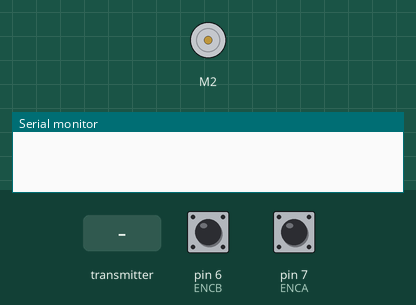
Simulated run of this sketch. Board: Arduino Uno, built with avr-gcc and run on an emulated ATmega328P. Parts: DC motor (green arrow = forward, orange = backward, longer = faster), the last lines printed to the serial monitor. Inputs (shaded band) come from the test bench; at power-on: pin 6 (ENCB) HIGH, pin 7 (ENCA) HIGH. EEPROM starts erased; no radio packets arrive unless stated.

Above: at 1.2 s.
1.3 s: the transmitter starts sending POWER = 256
At 2.1 s:
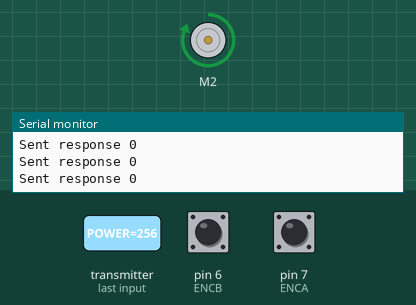
2.8 s: the transmitter starts sending POWER = 0
At 3.4 s:
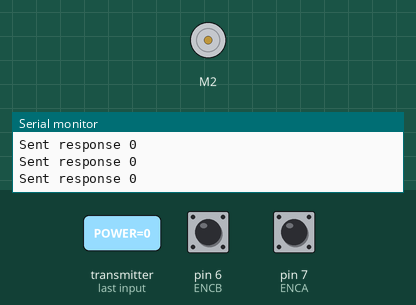
4.3 s: the transmitter starts sending POWER = 512
At 5.6 s:
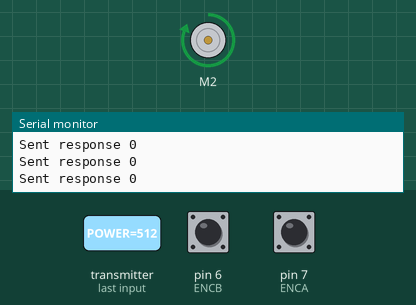
Timing chart, 0 to 7.3 s (numbered marks = the images above; inputs shaded):
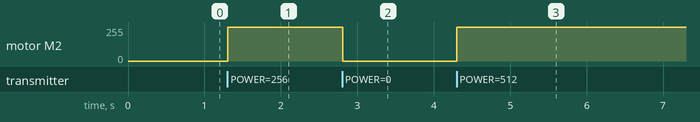

The sketch:

ShaftBalancer_wireless.ino
```cpp
/*
  Getting Started example sketch for nRF24L01+ radios
  This is a very basic example of how to send data from one node to another
  Updated: Dec 2014 by TMRh20
*/

#include <SPI.h>
#include "RF24.h"
#include <EEPROM.h>
#include <SparkFun_TB6612.h>

//https://forum.arduino.cc/index.php?topic=52159.0


/* setup stuff for the encoder */
//pins

//Motor Driver
#define AIN1 2
#define AIN2 4
#define PWMA 5
#define STBY 9

//Transceiver


//Encoder
#define ENCA 7 //TODO
#define ENCB 6 //TODO
int ENCA_VAL;
int ENCB_VAL;
int pos;
int ticks;

int off_ticks_addr = 0;
int pos_CW[] = {3, 0, 1, 2};
int pos_CCW[] = {1, 2, 3, 4};


/* Hardware configuration: Set up nRF24L01 radio on SPI bus plus pins 7 & 8 */
RF24 radio(9, 10);
/**********************************************************/
byte addresses[][6] = {"1Node", "2Node"};

int POWER;
Motor motor1 = Motor(AIN1, AIN2, PWMA, 1, STBY); //MAKE 1 OR NEGATIVE 1 DEPENDING

/* Convenience Functions */

int EEPROM_writeInteger(int ee, int value)
{
  const byte* p = (byte*)&value;
  unsigned int i;
  for (i = 0; i < sizeof(value); i++)
    EEPROM.write(ee++, *p++);
  return i;
}

int EEPROM_readInteger(int ee, int value)
{
  byte* p = (byte*)&value; //cast as pointer to byte
  unsigned int i;
  for (i = 0; i < sizeof(value); i++)
    *p++ = EEPROM.read(ee++);
  return i;
}

int cyclePosition(int ENCA_VAL, int ENCB_VAL)
{
  int pos;
  if ( ENCA_VAL == 0)
  {
    if (ENCB_VAL == 0)
    {
      pos = 0;
    }
    else
    {
      pos = 3;
    }
  }
  else
  {
    if (ENCB_VAL == 0)
    {
      pos = 1;
    }
    else
    {
      pos = 2;
    }
  }
  return pos;
}

int rotationDirection(int pos, int old_pos)
{
  if (pos == pos_CW[old_pos])
  {
    return 1;
  }
  //if the position moved to a counterclockwise position
  else if (pos == pos_CCW[old_pos])
  {
    return -1;
  }
  else
  {
    return 0;
  }
}

void setup() {
  Serial.begin(115200);

  //load previous position


  pinMode(ENCA, INPUT);
  pinMode(ENCB, INPUT);
  EEPROM_readInteger(off_ticks_addr, ticks);
  radio.begin();

  // Set the PA Level low to prevent power supply related issues since this is a
  // getting_started sketch, and the likelihood of close proximity of the devices. RF24_PA_MAX is default.
  radio.setPALevel(RF24_PA_LOW);

  // Open a writing and reading pipe on each radio, with opposite addresses

  radio.openWritingPipe(addresses[1]);
  radio.openReadingPipe(1, addresses[0]);

  // Start the radio listening for data
  radio.startListening();
}

void loop() {

  int old_pos = pos;
  /*Record current position.*/
  ENCA_VAL = digitalRead(ENCA);
  ENCB_VAL = digitalRead(ENCB);
  pos = cyclePosition(ENCA_VAL, ENCB_VAL);
  int dir = rotationDirection(pos, old_pos);
  ticks += dir;
  EEPROM_writeInteger(off_ticks_addr, ticks);

  /*Handle communication with base station.*/
  if ( radio.available()) {
    // Variable for the received timestamp
    while (radio.available()) {                                   // While there is data ready
      radio.read(&POWER, sizeof(int));             // Get the payload
      radio.stopListening();                                        // First, stop listening so we can talk
      radio.write(ticks, sizeof(int));              // Send the final one back.
      radio.startListening();                                       // Now, resume listening so we catch the next packets.
      Serial.print(F("Sent response "));
      Serial.println(ticks);
    }
  }


  /*Update Motor Speed and Direction*/

  motor1.drive(POWER);

} // Loop
```

Measured:
- after the input at 1.3 s, motor M2: stopped → forward 255/255 at once
- after the input at 2.8 s, motor M2: forward 255/255 → stopped at once
- after the input at 4.3 s, motor M2: stopped → forward 255/255 at once
